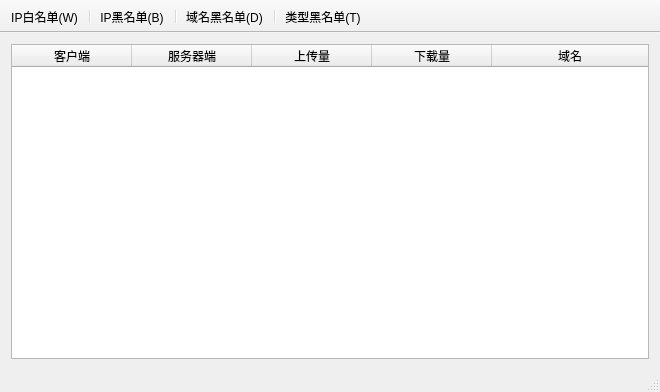
<?xml version="1.0" encoding="UTF-8"?>
<ui version="4.0">
 <class>MainWidgetClass</class>
 <widget class="QMainWindow" name="MainWidgetClass">
  <property name="geometry">
   <rect>
    <x>0</x>
    <y>0</y>
    <width>660</width>
    <height>392</height>
   </rect>
  </property>
  <property name="minimumSize">
   <size>
    <width>660</width>
    <height>330</height>
   </size>
  </property>
  <property name="windowTitle">
   <string>MainWidget</string>
  </property>
  <widget class="QWidget" name="centralWidget">
   <property name="minimumSize">
    <size>
     <width>0</width>
     <height>0</height>
    </size>
   </property>
   <layout class="QGridLayout" name="gridLayout">
    <item row="0" column="0">
     <widget class="QTableWidget" name="tableWidget">
      <property name="layoutDirection">
       <enum>Qt::LeftToRight</enum>
      </property>
      <property name="autoFillBackground">
       <bool>false</bool>
      </property>
      <property name="autoScrollMargin">
       <number>4</number>
      </property>
      <property name="editTriggers">
       <set>QAbstractItemView::NoEditTriggers</set>
      </property>
      <property name="tabKeyNavigation">
       <bool>false</bool>
      </property>
      <property name="sortingEnabled">
       <bool>true</bool>
      </property>
      <property name="columnCount">
       <number>5</number>
      </property>
      <attribute name="horizontalHeaderVisible">
       <bool>true</bool>
      </attribute>
      <attribute name="horizontalHeaderCascadingSectionResizes">
       <bool>false</bool>
      </attribute>
      <attribute name="horizontalHeaderDefaultSectionSize">
       <number>120</number>
      </attribute>
      <attribute name="horizontalHeaderStretchLastSection">
       <bool>true</bool>
      </attribute>
      <attribute name="verticalHeaderVisible">
       <bool>true</bool>
      </attribute>
      <attribute name="verticalHeaderStretchLastSection">
       <bool>false</bool>
      </attribute>
      <column>
       <property name="text">
        <string>客户端</string>
       </property>
      </column>
      <column>
       <property name="text">
        <string>服务器端</string>
       </property>
      </column>
      <column>
       <property name="text">
        <string>上传量</string>
       </property>
      </column>
      <column>
       <property name="text">
        <string>下载量</string>
       </property>
      </column>
      <column>
       <property name="text">
        <string>域名</string>
       </property>
      </column>
     </widget>
    </item>
   </layout>
  </widget>
  <widget class="QStatusBar" name="statusBar"/>
  <widget class="QToolBar" name="toolBar">
   <property name="windowTitle">
    <string>toolBar</string>
   </property>
   <property name="movable">
    <bool>false</bool>
   </property>
   <property name="allowedAreas">
    <set>Qt::TopToolBarArea</set>
   </property>
   <property name="floatable">
    <bool>false</bool>
   </property>
   <attribute name="toolBarArea">
    <enum>TopToolBarArea</enum>
   </attribute>
   <attribute name="toolBarBreak">
    <bool>false</bool>
   </attribute>
   <addaction name="action_ip_white"/>
   <addaction name="separator"/>
   <addaction name="action_ip"/>
   <addaction name="separator"/>
   <addaction name="action_domain"/>
   <addaction name="separator"/>
   <addaction name="action_type"/>
  </widget>
  <action name="action_ip">
   <property name="text">
    <string>IP黑名单(B)</string>
   </property>
   <property name="toolTip">
    <string>客户端IP黑名单</string>
   </property>
   <property name="shortcut">
    <string>B</string>
   </property>
  </action>
  <action name="action_domain">
   <property name="text">
    <string>域名黑名单(D)</string>
   </property>
   <property name="toolTip">
    <string>访问的域名黑名单</string>
   </property>
   <property name="shortcut">
    <string>D</string>
   </property>
  </action>
  <action name="action_type">
   <property name="text">
    <string>类型黑名单(T)</string>
   </property>
   <property name="toolTip">
    <string>传输文件类型黑名单</string>
   </property>
   <property name="shortcut">
    <string>T</string>
   </property>
  </action>
  <action name="action_ip_white">
   <property name="text">
    <string>IP白名单(W)</string>
   </property>
   <property name="toolTip">
    <string>客户端IP白名单</string>
   </property>
   <property name="shortcut">
    <string>W</string>
   </property>
  </action>
 </widget>
 <layoutdefault spacing="6" margin="11"/>
 <resources>
  <include location="MainWidget.qrc"/>
 </resources>
 <connections/>
</ui>
